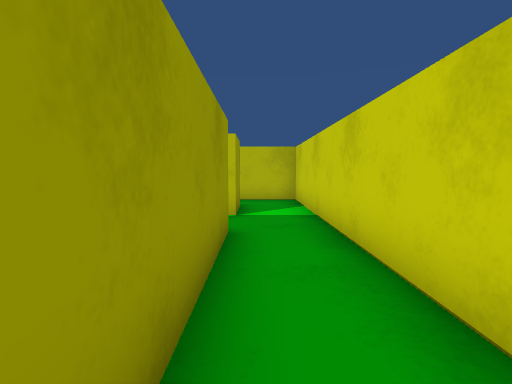
view 1 (above)

16 first-person views from a walk through a Unity game level. The camera is 0.55 m above the floor, tilts 4° down and sees 80° across. The floor is counted in squares, 0.5 m on a side. Each view is taken from the middle of a square. On the plan, view 1 faces up. The plan holds only what a view shows up to about 12 squares ahead; the rest is blank.

view 2
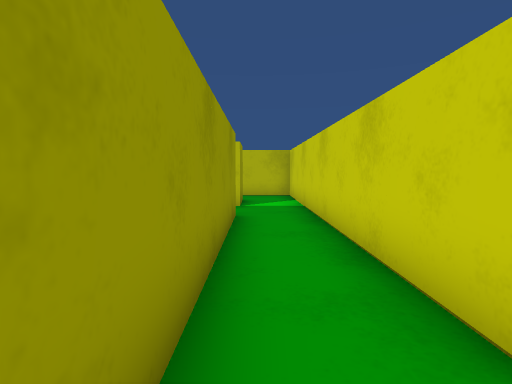

view 3
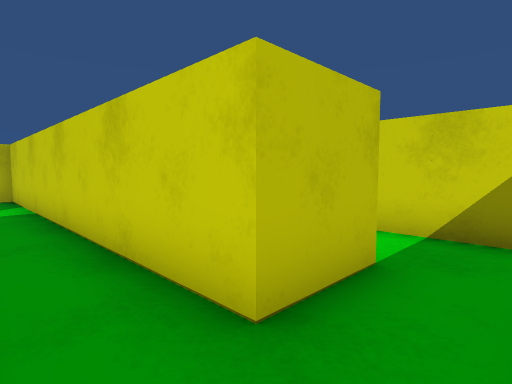

view 4
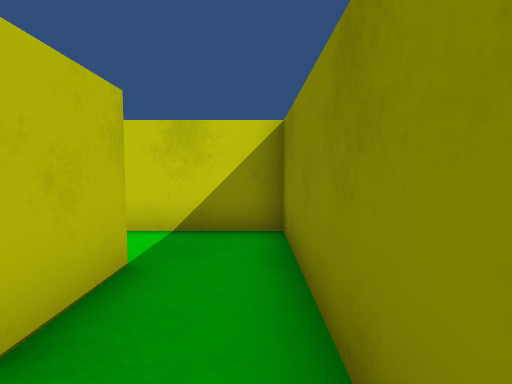

view 5
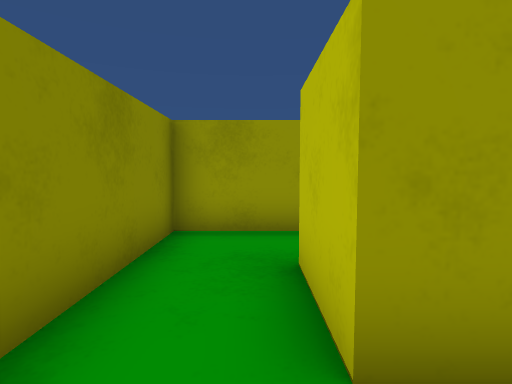

view 6
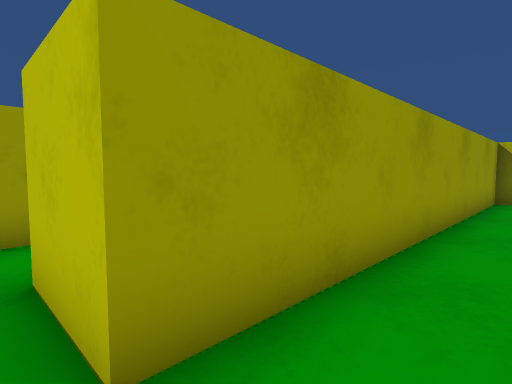

view 7
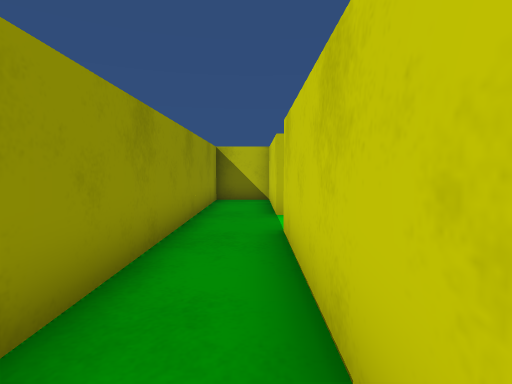

view 8
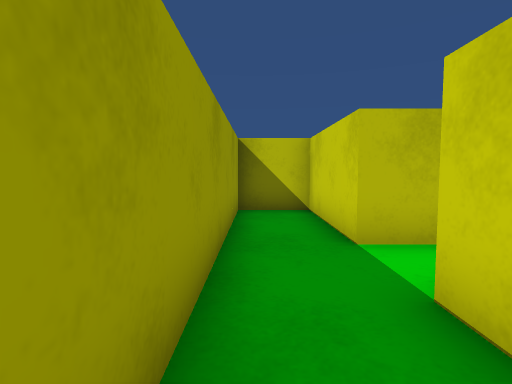

view 9
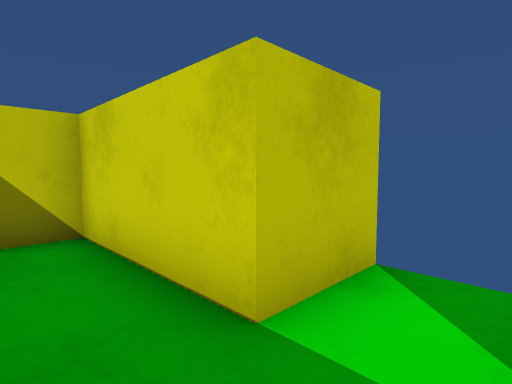

view 10
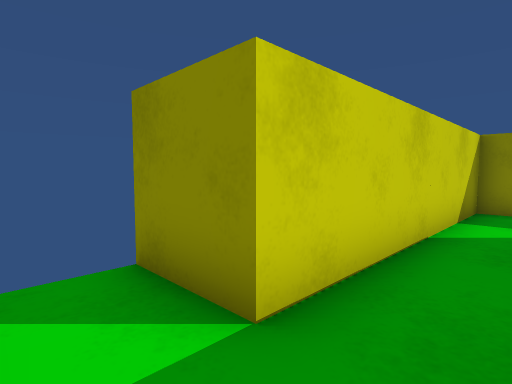

view 11
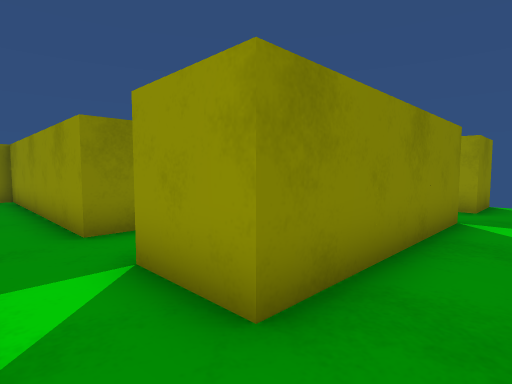

view 12
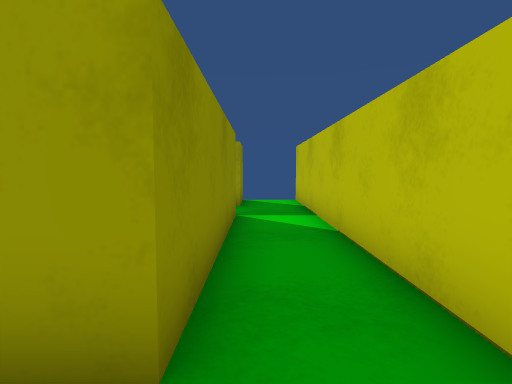

view 13
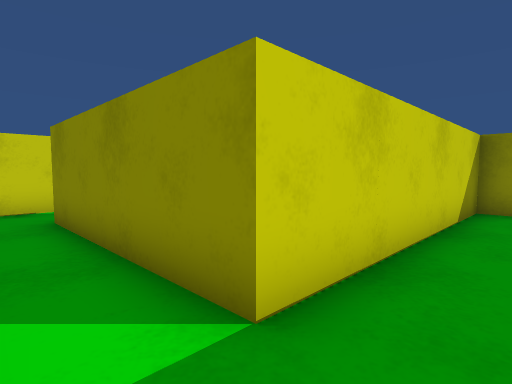

view 14
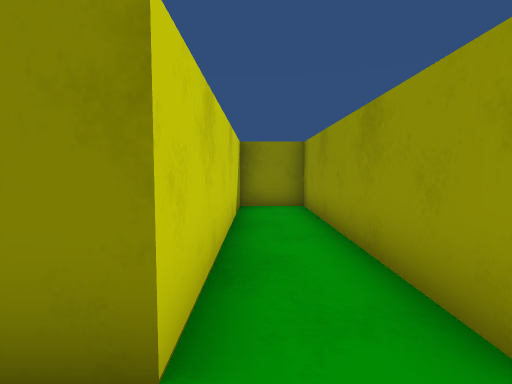

view 15
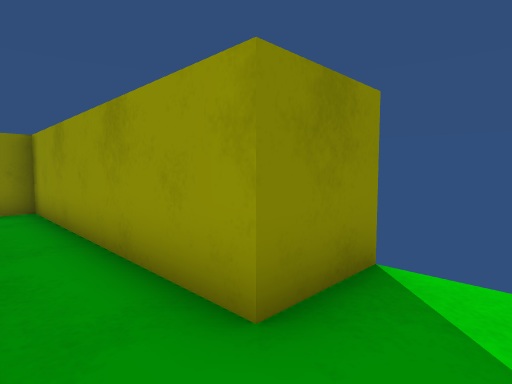

view 16
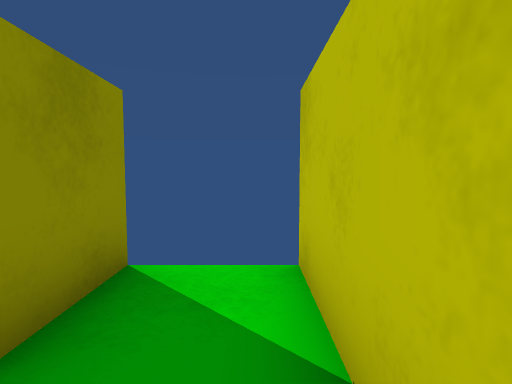

### Floor plan
Ten units are one square. View 1 is at (0, 0); x grows to the right and y downward. Boxes are objects, and circles mark ways between rooms. Rooms are numbered by the first view taken in them; rooms with no view inside come last. Other rooms are left out.
<svg viewBox="-111 -120 192 150">
<path fill="none" stroke="#000" d="M35 5 15 5 15 -75M-5 -55 -5 25 35 25M76 -75 55 -75 55 -115 35 -115 35 5M35 25 55 25 55 -55 75 -55M-106 -95 -85 -95 -85 -15 -65 -15 -65 -95 -5 -95 -5 -75M15 -75 15 -115 -105 -115"/>
<circle cx="25" cy="15" r="3" fill="#2a7"/>
<circle cx="5" cy="-85" r="3" fill="#2a7"/>
<text x="10" y="-20">1</text>
<text x="50" y="-50">2</text>
<text x="-50" y="-100">3</text>
</svg>
Room 1 opens to room 2. Room 1 opens to room 3.

Where each view was taken, in squares from view 1:
view 1: 0 up, 0 right, facing up
view 2: 2 down, 0 right, facing up
view 3: 2 down, 0 right, facing up-right
view 4: 2 down, 0 right, facing right
view 5: 1 down, 5 right, facing left
view 6: 1 down, 5 right, facing up-left
view 7: 0 up, 5 right, facing up
view 8: 3 up, 4 right, facing up
view 9: 6 up, 4 right, facing up-right
view 10: 7 up, 4 right, facing down-right
view 11: 11 up, 1 right, facing down-left
view 12: 10 up, 1 right, facing left
view 13: 11 up, 8 left, facing down-right
view 14: 11 up, 7 left, facing down
view 15: 11 up, 7 left, facing down-left
view 16: 11 up, 7 left, facing left
